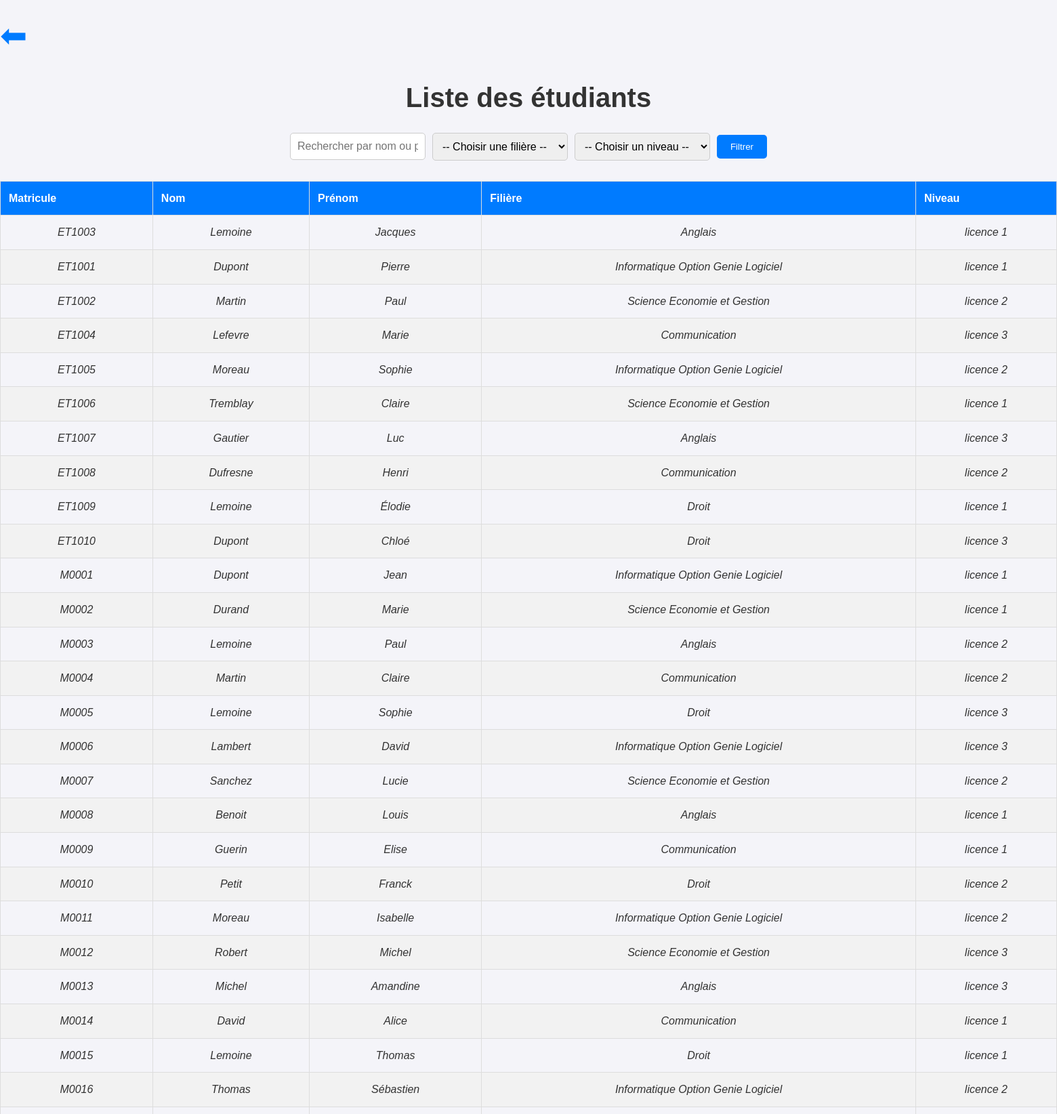
The page /listes.php (upper part) on the database its author committed.
### tables this page shows
CREATE TABLE IF NOT EXISTS `etudiants` (
  `idetu` int NOT NULL AUTO_INCREMENT,
  `matricule` varchar(15) NOT NULL,
  `nom` varchar(100) NOT NULL,
  `prenom` varchar(100) NOT NULL,
  `email` varchar(100) DEFAULT NULL,
  `mot_de_passe` varchar(255) NOT NULL,
  `type_parrainage` enum('parrain','filleul') DEFAULT NULL,
  `contact` varchar(15) DEFAULT NULL,
  `filiere_id` int DEFAULT NULL,
  `niveau_id` int DEFAULT NULL,
  `photo_profil` varchar(255) DEFAULT 'image/profil.jpg',
  PRIMARY KEY (`idetu`),
  UNIQUE KEY `matricule` (`matricule`),
  UNIQUE KEY `email` (`email`),
  KEY `fk_etudiants_filiere` (`filiere_id`),
  KEY `fk_etudiants_niveau` (`niveau_id`)
);

CREATE TABLE IF NOT EXISTS `filieres` (
  `idfil` int NOT NULL AUTO_INCREMENT,
  `nom_filiere` varchar(100) NOT NULL,
  PRIMARY KEY (`idfil`)
);

CREATE TABLE IF NOT EXISTS `niveaux` (
  `idniv` int NOT NULL AUTO_INCREMENT,
  `nom_niveau` varchar(50) NOT NULL,
  PRIMARY KEY (`idniv`)
);

### listes.php (the view, shortened to what this page needs)
<?php
require_once 'connexion.php';
$query = "SELECT etudiants.*, filieres.nom_filiere, niveaux.nom_niveau
          FROM etudiants
          LEFT JOIN filieres ON etudiants.filiere_id = filieres.idfil
          LEFT JOIN niveaux ON etudiants.niveau_id = niveaux.idniv
          WHERE 1";
$students = $pdo->query($query)->fetchAll();
?>
<!DOCTYPE html>
<html lang="fr">
<head>
    <link rel="stylesheet" href="css/listes.css">
</head>
<body>
    <main>
        <a href="#end" class="scroll-to-end">⬅</a><h1>Liste des étudiants</h1>
        <form action="listes.php" method="GET" class="form-container">
            <input type="text" id="searchInput" onkeyup="searchTable()" placeholder="Rechercher par nom ou prénom" value="">
            <select name="filiere">
                <option value="">-- Choisir une filière --</option>
            </select>
            <select name="niveau">
                <option value="">-- Choisir un niveau --</option>
            </select>
            <button type="submit">Filtrer</button>
        </form>
        <table id="studentsTable">
            <thead>
                <tr>
                    <th>Matricule</th>
                    <th>Nom</th>
                    <th>Prénom</th>
                    <th>Filière</th>
                    <th>Niveau</th>
                </tr>
            </thead>
            <tbody>
                <?php if (!empty($students)): ?>
                    <?php foreach ($students as $student): ?>
                        <tr>
                            <td><?php echo htmlspecialchars($student['matricule']); ?></td>
                            <td><?php echo htmlspecialchars($student['nom']); ?></td>
                            <td><?php echo htmlspecialchars($student['prenom']); ?></td>
                            <td><?php echo htmlspecialchars($student['nom_filiere']); ?></td>
                            <td><?php echo htmlspecialchars($student['nom_niveau']); ?></td>
                        </tr>
                    <?php endforeach; ?>
                <?php else: ?>
                    <tr>
                        <td colspan="5">Aucun étudiant trouvé.</td>
                    </tr>
                <?php endif; ?>
            </tbody>
        </table>
    </main>
</body>
</html>

### css/listes.css (style rules this page uses)
* { margin: 0; padding: 0; box-sizing: border-box; font-family: Arial, sans-serif; }
body { background-color: #f4f4f9; color: #333; line-height: 1.6; }
h1 { text-align: center; margin: 20px 0; font-size: 2.5em; color: #333; }
.scroll-to-end { display: block; text-align: center; margin-top: 15px; padding-right: 10000px; font-size: 3rem; color: #007bff; text-decoration: none; }
.form-container { display: flex; justify-content: center; align-items: center; gap: 10px; margin: 20px 0; flex-wrap: wrap; }
.form-container input[type="text"], .form-container select { padding: 10px; font-size: 1em; border: 1px solid #ccc; border-radius: 5px; width: 200px; }
.form-container button { padding: 10px 20px; background-color: #007bff; color: white; border: none; border-radius: 5px; cursor: pointer; }
table { width: 100%; border-collapse: collapse; margin-top: 30px; }
table th, table td { padding: 12px; text-align: left; border: 1px solid #ddd; }
table th { background-color: #007bff; color: white; }
table tr:nth-child(even) { background-color: #f2f2f2; }
table tbody tr td { text-align: center; font-style: italic; }

### rows shown on the page
etudiants: matricule "ET1003", nom "Lemoine", prenom "Jacques", filiere.nom_filiere "Anglais", niveaux.nom_niveau "licence 1"
etudiants: matricule "ET1001", nom "Dupont", prenom "Pierre", filiere.nom_filiere "Informatique Option Genie Logiciel", niveaux.nom_niveau "licence 1"
etudiants: matricule "ET1002", nom "Martin", prenom "Paul", filiere.nom_filiere "Science Economie et Gestion", niveaux.nom_niveau "licence 2"
etudiants: matricule "ET1004", nom "Lefevre", prenom "Marie", filiere.nom_filiere "Communication", niveaux.nom_niveau "licence 3"
etudiants: matricule "ET1005", nom "Moreau", prenom "Sophie", filiere.nom_filiere "Informatique Option Genie Logiciel", niveaux.nom_niveau "licence 2"
etudiants: matricule "ET1006", nom "Tremblay", prenom "Claire", filiere.nom_filiere "Science Economie et Gestion", niveaux.nom_niveau "licence 1"
etudiants: matricule "ET1007", nom "Gautier", prenom "Luc", filiere.nom_filiere "Anglais", niveaux.nom_niveau "licence 3"
etudiants: matricule "ET1008", nom "Dufresne", prenom "Henri", filiere.nom_filiere "Communication", niveaux.nom_niveau "licence 2"
etudiants: matricule "ET1009", nom "Lemoine", prenom "Élodie", filiere.nom_filiere "Droit", niveaux.nom_niveau "licence 1"
etudiants: matricule "ET1010", nom "Dupont", prenom "Chloé", filiere.nom_filiere "Droit", niveaux.nom_niveau "licence 3"
etudiants: matricule "M0001", nom "Dupont", prenom "Jean", filiere.nom_filiere "Informatique Option Genie Logiciel", niveaux.nom_niveau "licence 1"
etudiants: matricule "M0002", nom "Durand", prenom "Marie", filiere.nom_filiere "Science Economie et Gestion", niveaux.nom_niveau "licence 1"
etudiants: matricule "M0003", nom "Lemoine", prenom "Paul", filiere.nom_filiere "Anglais", niveaux.nom_niveau "licence 2"
etudiants: matricule "M0004", nom "Martin", prenom "Claire", filiere.nom_filiere "Communication", niveaux.nom_niveau "licence 2"
etudiants: matricule "M0005", nom "Lemoine", prenom "Sophie", filiere.nom_filiere "Droit", niveaux.nom_niveau "licence 3"
etudiants: matricule "M0006", nom "Lambert", prenom "David", filiere.nom_filiere "Informatique Option Genie Logiciel", niveaux.nom_niveau "licence 3"
etudiants: matricule "M0007", nom "Sanchez", prenom "Lucie", filiere.nom_filiere "Science Economie et Gestion", niveaux.nom_niveau "licence 2"
etudiants: matricule "M0008", nom "Benoit", prenom "Louis", filiere.nom_filiere "Anglais", niveaux.nom_niveau "licence 1"
etudiants: matricule "M0009", nom "Guerin", prenom "Elise", filiere.nom_filiere "Communication", niveaux.nom_niveau "licence 1"
etudiants: matricule "M0010", nom "Petit", prenom "Franck", filiere.nom_filiere "Droit", niveaux.nom_niveau "licence 2"
etudiants: matricule "M0011", nom "Moreau", prenom "Isabelle", filiere.nom_filiere "Informatique Option Genie Logiciel", niveaux.nom_niveau "licence 2"
etudiants: matricule "M0012", nom "Robert", prenom "Michel", filiere.nom_filiere "Science Economie et Gestion", niveaux.nom_niveau "licence 3"
etudiants: matricule "M0013", nom "Michel", prenom "Amandine", filiere.nom_filiere "Anglais", niveaux.nom_niveau "licence 3"
etudiants: matricule "M0014", nom "David", prenom "Alice", filiere.nom_filiere "Communication", niveaux.nom_niveau "licence 1"
etudiants: matricule "M0015", nom "Lemoine", prenom "Thomas", filiere.nom_filiere "Droit", niveaux.nom_niveau "licence 1"
etudiants: matricule "M0016", nom "Thomas", prenom "Sébastien", filiere.nom_filiere "Informatique Option Genie Logiciel", niveaux.nom_niveau "licence 2"
